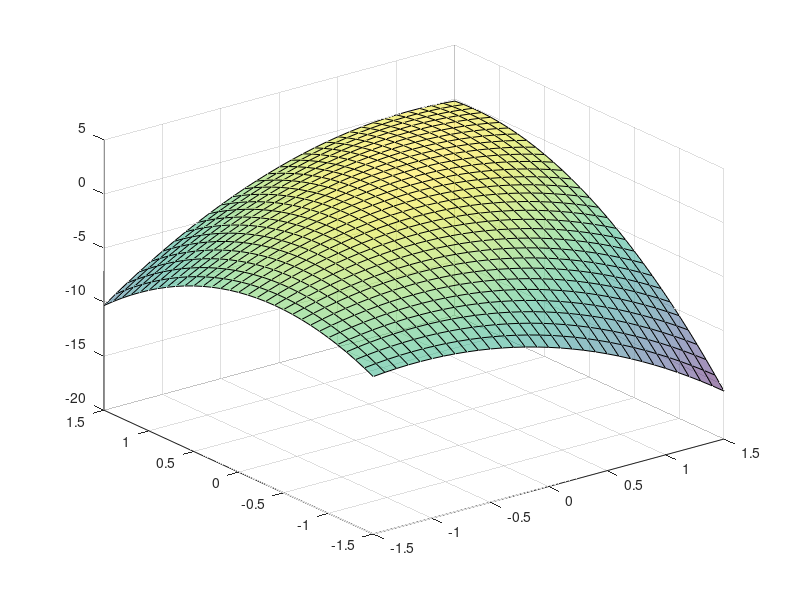

MATLAB code for this plot:
f = @(x,y) 2.25.*x.*y + 1.75.*y - 1.5.*x.^2 - 2.*y.^2;

[X,Y] = meshgrid(-1.5:0.1:1.5);
Z = f(X,Y)
s = surf(X,Y,Z,'FaceAlpha',0.5)